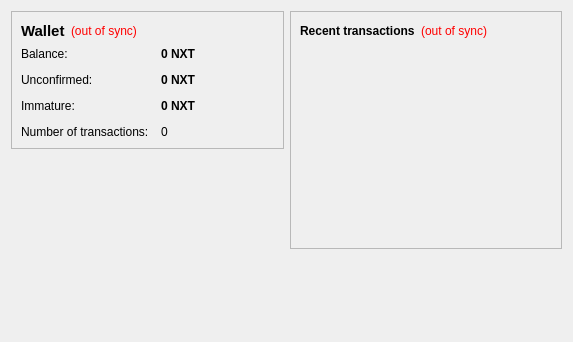
<?xml version="1.0" encoding="UTF-8"?>
<ui version="4.0">
 <class>OverviewPage</class>
 <widget class="QWidget" name="OverviewPage">
  <property name="geometry">
   <rect>
    <x>0</x>
    <y>0</y>
    <width>573</width>
    <height>342</height>
   </rect>
  </property>
  <property name="windowTitle">
   <string>Form</string>
  </property>
  <layout class="QHBoxLayout" name="horizontalLayout" stretch="1,1">
   <item>
    <layout class="QVBoxLayout" name="verticalLayout_2">
     <item>
      <widget class="QFrame" name="frame">
       <property name="frameShape">
        <enum>QFrame::StyledPanel</enum>
       </property>
       <property name="frameShadow">
        <enum>QFrame::Raised</enum>
       </property>
       <layout class="QVBoxLayout" name="verticalLayout_4">
        <item>
         <layout class="QHBoxLayout" name="horizontalLayout_4">
          <item>
           <widget class="QLabel" name="label_5">
            <property name="font">
             <font>
              <pointsize>11</pointsize>
              <weight>75</weight>
              <bold>true</bold>
             </font>
            </property>
            <property name="text">
             <string>Wallet</string>
            </property>
           </widget>
          </item>
          <item>
           <widget class="QLabel" name="labelWalletStatus">
            <property name="toolTip">
             <string>The displayed information may be out of date. Your wallet automatically synchronizes with the NextCoin network after a connection is established, but this process has not completed yet.</string>
            </property>
            <property name="styleSheet">
             <string notr="true">QLabel { color: red; }</string>
            </property>
            <property name="text">
             <string notr="true">(out of sync)</string>
            </property>
            <property name="alignment">
             <set>Qt::AlignLeading|Qt::AlignLeft|Qt::AlignVCenter</set>
            </property>
           </widget>
          </item>
          <item>
           <spacer name="horizontalSpacer_2">
            <property name="orientation">
             <enum>Qt::Horizontal</enum>
            </property>
            <property name="sizeHint" stdset="0">
             <size>
              <width>40</width>
              <height>20</height>
             </size>
            </property>
           </spacer>
          </item>
         </layout>
        </item>
        <item>
         <layout class="QFormLayout" name="formLayout_2">
          <property name="fieldGrowthPolicy">
           <enum>QFormLayout::AllNonFixedFieldsGrow</enum>
          </property>
          <property name="horizontalSpacing">
           <number>12</number>
          </property>
          <property name="verticalSpacing">
           <number>12</number>
          </property>
          <item row="0" column="0">
           <widget class="QLabel" name="label">
            <property name="text">
             <string>Balance:</string>
            </property>
           </widget>
          </item>
          <item row="0" column="1">
           <widget class="QLabel" name="labelBalance">
            <property name="font">
             <font>
              <weight>75</weight>
              <bold>true</bold>
             </font>
            </property>
            <property name="cursor">
             <cursorShape>IBeamCursor</cursorShape>
            </property>
            <property name="toolTip">
             <string>Your current balance</string>
            </property>
            <property name="text">
             <string notr="true">0 NXT</string>
            </property>
            <property name="textInteractionFlags">
             <set>Qt::LinksAccessibleByMouse|Qt::TextSelectableByKeyboard|Qt::TextSelectableByMouse</set>
            </property>
           </widget>
          </item>
          <item row="1" column="0">
           <widget class="QLabel" name="label_3">
            <property name="text">
             <string>Unconfirmed:</string>
            </property>
           </widget>
          </item>
          <item row="1" column="1">
           <widget class="QLabel" name="labelUnconfirmed">
            <property name="font">
             <font>
              <weight>75</weight>
              <bold>true</bold>
             </font>
            </property>
            <property name="cursor">
             <cursorShape>IBeamCursor</cursorShape>
            </property>
            <property name="toolTip">
             <string>Total of transactions that have yet to be confirmed, and do not yet count toward the current balance</string>
            </property>
            <property name="text">
             <string notr="true">0 NXT</string>
            </property>
            <property name="textInteractionFlags">
             <set>Qt::LinksAccessibleByMouse|Qt::TextSelectableByKeyboard|Qt::TextSelectableByMouse</set>
            </property>
           </widget>
          </item>
          <item row="3" column="0">
           <widget class="QLabel" name="label_2">
            <property name="text">
             <string>Number of transactions:</string>
            </property>
           </widget>
          </item>
          <item row="3" column="1">
           <widget class="QLabel" name="labelNumTransactions">
            <property name="toolTip">
             <string>Total number of transactions in wallet</string>
            </property>
            <property name="text">
             <string notr="true">0</string>
            </property>
           </widget>
          </item>
          <item row="2" column="0">
           <widget class="QLabel" name="labelImmatureText">
            <property name="text">
             <string>Immature:</string>
            </property>
           </widget>
          </item>
          <item row="2" column="1">
           <widget class="QLabel" name="labelImmature">
            <property name="font">
             <font>
              <weight>75</weight>
              <bold>true</bold>
             </font>
            </property>
            <property name="toolTip">
             <string>Mined balance that has not yet matured</string>
            </property>
            <property name="text">
             <string notr="true">0 NXT</string>
            </property>
            <property name="textInteractionFlags">
             <set>Qt::LinksAccessibleByMouse|Qt::TextSelectableByKeyboard|Qt::TextSelectableByMouse</set>
            </property>
           </widget>
          </item>
         </layout>
        </item>
       </layout>
      </widget>
     </item>
     <item>
      <spacer name="verticalSpacer">
       <property name="orientation">
        <enum>Qt::Vertical</enum>
       </property>
       <property name="sizeHint" stdset="0">
        <size>
         <width>20</width>
         <height>40</height>
        </size>
       </property>
      </spacer>
     </item>
    </layout>
   </item>
   <item>
    <layout class="QVBoxLayout" name="verticalLayout_3">
     <item>
      <widget class="QFrame" name="frame_2">
       <property name="frameShape">
        <enum>QFrame::StyledPanel</enum>
       </property>
       <property name="frameShadow">
        <enum>QFrame::Raised</enum>
       </property>
       <layout class="QVBoxLayout" name="verticalLayout">
        <item>
         <layout class="QHBoxLayout" name="horizontalLayout_2">
          <item>
           <widget class="QLabel" name="label_4">
            <property name="text">
             <string>&lt;b&gt;Recent transactions&lt;/b&gt;</string>
            </property>
           </widget>
          </item>
          <item>
           <widget class="QLabel" name="labelTransactionsStatus">
            <property name="toolTip">
             <string>The displayed information may be out of date. Your wallet automatically synchronizes with the NextCoin network after a connection is established, but this process has not completed yet.</string>
            </property>
            <property name="styleSheet">
             <string notr="true">QLabel { color: red; }</string>
            </property>
            <property name="text">
             <string notr="true">(out of sync)</string>
            </property>
            <property name="alignment">
             <set>Qt::AlignRight|Qt::AlignTrailing|Qt::AlignVCenter</set>
            </property>
           </widget>
          </item>
          <item>
           <spacer name="horizontalSpacer">
            <property name="orientation">
             <enum>Qt::Horizontal</enum>
            </property>
            <property name="sizeHint" stdset="0">
             <size>
              <width>40</width>
              <height>20</height>
             </size>
            </property>
           </spacer>
          </item>
         </layout>
        </item>
        <item>
         <widget class="QListView" name="listTransactions">
          <property name="styleSheet">
           <string notr="true">QListView { background: transparent; }</string>
          </property>
          <property name="frameShape">
           <enum>QFrame::NoFrame</enum>
          </property>
          <property name="verticalScrollBarPolicy">
           <enum>Qt::ScrollBarAlwaysOff</enum>
          </property>
          <property name="horizontalScrollBarPolicy">
           <enum>Qt::ScrollBarAlwaysOff</enum>
          </property>
          <property name="selectionMode">
           <enum>QAbstractItemView::NoSelection</enum>
          </property>
         </widget>
        </item>
       </layout>
      </widget>
     </item>
     <item>
      <spacer name="verticalSpacer_2">
       <property name="orientation">
        <enum>Qt::Vertical</enum>
       </property>
       <property name="sizeHint" stdset="0">
        <size>
         <width>20</width>
         <height>40</height>
        </size>
       </property>
      </spacer>
     </item>
    </layout>
   </item>
  </layout>
 </widget>
 <resources/>
 <connections/>
</ui>
